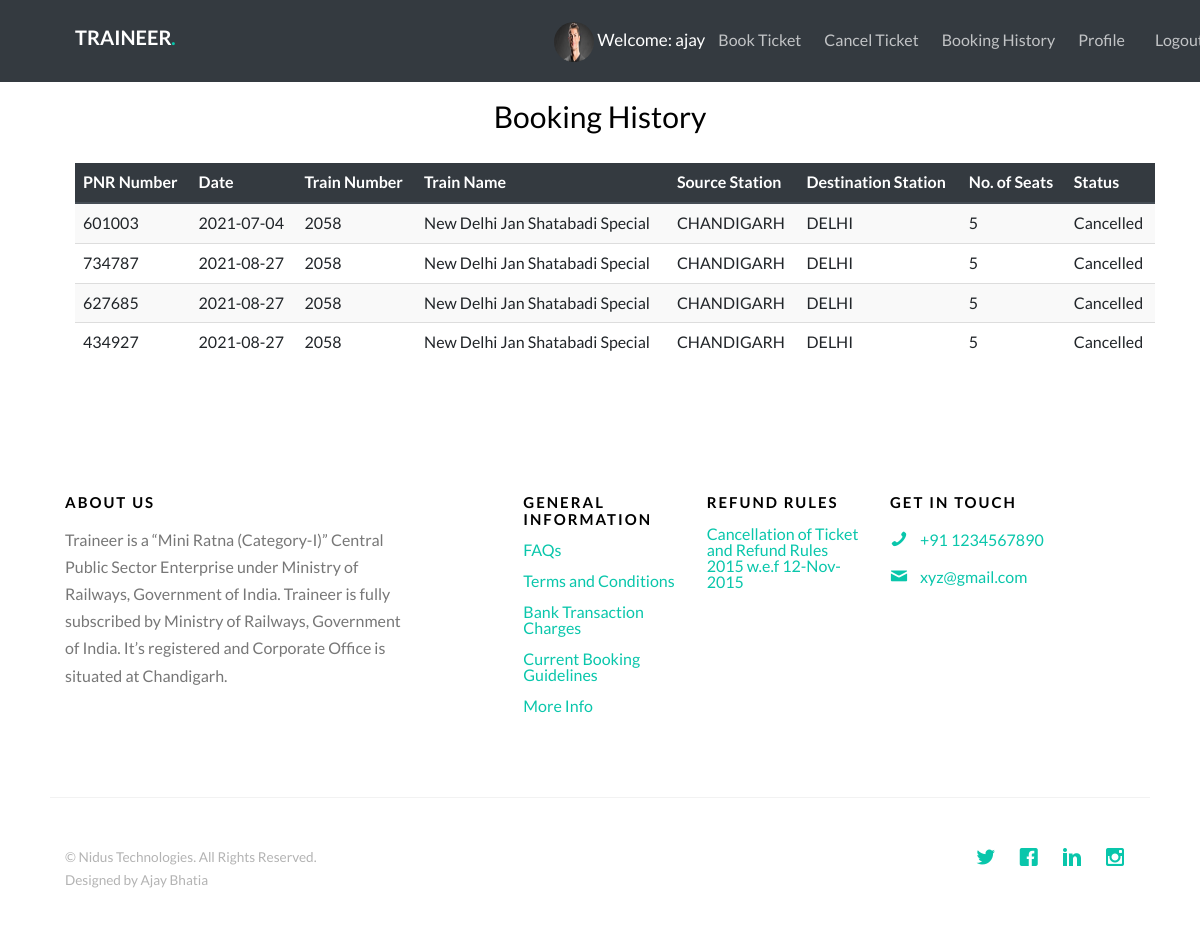
Page /history/ (signed in) on the committed database.
### users/models.py (models this page shows, shortened)
class Profile(models.Model):
    user = models.OneToOneField(User, on_delete=models.CASCADE)
    image = models.ImageField(default='default.jpg', upload_to ='profile_pics')

class Booking(models.Model):
    user = models.ForeignKey(Profile,on_delete=models.CASCADE, default = 0)
    date = models.CharField(max_length = 100, default = 0)
    pnr = models.IntegerField()
    train_number = models.IntegerField()
    train_name = models.CharField(max_length = 100, default = 0)
    source = models.CharField(max_length = 100, default = 0)
    destination = models.CharField(max_length = 100, default = 0)
    number_of_seats = models.IntegerField()
    booking_class = models.CharField(max_length = 10, default = 0)
    status = models.BooleanField()

### users/views.py (the view)
# urls.py: path('history/',views.booking_history,name = 'booking_history'),
def booking_history(request):
    reservations = Booking.objects.filter(user = request.user.profile).values('pnr','date','train_number','train_name','source','destination','number_of_seats','status').distinct()
    return render(request,'users/booking_history.html',  {'reservations':reservations})

### users/templates/users/booking_history.html (shortened to what this page needs)
{% extends 'reservation/base.html' %}
{% block content %}
<div style="margin-top: 100px;">
    <center><h2> Booking History </h2></center>
    <table class="table table-striped" style="width: 90%;margin-left:75px ;margin-top: 30px;">
        <thead class="thead-dark">
            <tr>
                <th scope="col">PNR Number</th>
                <th scope="col">Date</th>
                <th scope="col">Train Number</th>
                <th scope="col">Train Name</th>
                <th scope="col">Source Station</th>
                <th scope="col">Destination Station</th>
                <th scope="col">No. of Seats</th>
                <th scope="col">Status</th>
            </tr>
        </thead>
        <tbody>
            {% for p in reservations %}
            <tr>
                <td>{{ p.pnr }}</td>
                <td>{{ p.date }}</td>
                <td>{{ p.train_number }}</td>
                <td>{{ p.train_name }}</td>
                <td>{{ p.source }}</td>
                <td>{{ p.destination }}</td>
                <td>{{ p.number_of_seats }}</td>
                {% if p.status %}
                <td>Confirmed</td>
                {% else %}
                <td>Cancelled</td>
                {% endif %}
            </tr>
            {% endfor %}
        </tbody>
    </table>
</div>
{% endblock %}

### reservation/templates/reservation/base.html (shortened to what this page needs)
{% load static %}
<!DOCTYPE HTML>
<html>
	<head>
	<link rel = 'stylesheet' href = "{% static 'css/main.css' %}">
	<link rel="stylesheet" href= "https://stackpath.bootstrapcdn.com/bootstrap/4.3.1/css/bootstrap.min.css">
	<link rel="stylesheet" href="{% static 'css/animate.css' %}">
	<link rel="stylesheet" href="{% static 'css/icomoon.css' %}">
	<link rel="stylesheet" href="{% static 'css/themify-icons.css' %}">
	<link rel="stylesheet" href="{% static 'css/bootstrap.css' %}">
	<link rel="stylesheet" href="{% static 'css/magnific-popup.css' %}">
	<link rel="stylesheet" href="{% static 'css/bootstrap-datepicker.min.css' %}">
	<link rel="stylesheet" href="{% static 'css/owl.carousel.min.css' %}">
	<link rel="stylesheet" href="{% static 'css/owl.theme.default.min.css' %}">
	<link rel="stylesheet" href="{% static 'css/style.css' %}">
	</head>
	<body>
	<nav class="gtco-nav bg-dark" role="navigation">
		<div class="gtco-container">
			<div class="row">
				<div class="col-sm-4 col-xs-12">
					<div id="gtco-logo"><a href="{% url 'home' %}">Traineer<em>.</em></a></div>
				</div>
				<div class="col-xs-8 text-right menu-1">
					<ul>
						{% if user.is_authenticated %}
						<li><img style = 'width:40px; height:40px' src="{{ request.user.profile.image.url }}" class="rounded-circle account-img">
              			<span class="sty" id = 'profile-name' style="color:white ;font-size:17px;">Welcome: {{request.user}}</span></li>
						<li><a href="{% url 'ticketbook' %}">Book Ticket</a></li>
						<li><a href="{% url 'cancel' %}">Cancel Ticket</a></li>
						<li><a href="{% url 'booking_history' %}">Booking History</a></li>
						<li><a href="{% url 'profile' %}">Profile</a></li>
						<li style = 'position:absolute;margin-left:10px;margin-top:4px'><a href="{% url 'logout' %}">Logout</a></li>
						{% else %}
						<li><a href="{% url 'login' %}">Login</a></li>
						<li id = 'register'><a id = 'register' href="{% url 'register' %}">Register</a></li>
						{% endif %}
					</ul>
				</div>
			</div>
		</div>
	</nav>
	{% block content %}
	{% endblock %}
	<footer id="gtco-footer" role="contentinfo">
		<div class="gtco-container">
			<div class="row row-p	b-md">
				<div class="col-md-4">
					<div class="gtco-widget">
						<h3>About Us</h3>
						<p>Traineer is a “Mini Ratna (Category-I)” Central Public Sector Enterprise under Ministry of Railways, Government of India. Traineer is fully subscribed by Ministry of Railways, Government of India. It’s registered and Corporate Office is situated at Chandigarh.</p>
					</div>
				</div>
				<div class="col-md-2 col-md-push-1">
					<div class="gtco-widget">
						<h3>General Information</h3>
						<ul class="gtco-footer-links">
							<li><a href="#">FAQs</a></li>
							<li><a href="#">Terms and Conditions</a></li>
							<li><a href="#">Bank Transaction Charges</a></li>
							<li><a href="#">Current Booking Guidelines</a></li>
							<li><a href="#">More Info</a></li>
						</ul>
					</div>
				</div>
				<div class="col-md-2 col-md-push-1">
					<div class="gtco-widget">
						<h3>Refund Rules</h3>
						<ul class="gtco-footer-links">
							<li><a href="#">Cancellation of Ticket and Refund Rules 2015 w.e.f 12-Nov-2015</a></li>
						</ul>
					</div>
				</div>
				<div class="col-md-3 col-md-push-1">
					<div class="gtco-widget">
						<h3>Get In Touch</h3>
						<ul class="gtco-quick-contact">
							<li><a href="#"><i class="icon-phone"></i> +91 1234567890</a></li>
							<li><a href="#"><i class="icon-mail2"></i>xyz@gmail.com</a></li>
						</ul>
					</div>
				</div>
			</div>
			<div class="row copyright">
				<div class="col-md-12">
					<p class="pull-left">
						<small class="block">&copy; Nidus Technologies. All Rights Reserved.</small>
						<small class="block">Designed by Ajay Bhatia</small>
					</p>
					<p class="pull-right">
						<ul class="gtco-social-icons pull-right">
							<li><a href="https://twitter.com/?lang=en"><i class="icon-twitter"></i></a></li>
							<li><a href="https://en-gb.facebook.com/"><i class="icon-facebook"></i></a></li>
							<li><a href="https://in.linkedin.com/"><i class="icon-linkedin"></i></a></li>
							<li><a href="https://www.instagram.com/?hl=en"><i class="icon-instagram"></i></a></li>
						</ul>
					</p>
				</div>
			</div>
		</div>
	</footer>
</body>
</html>

### static/css/icomoon.css (style rules this page uses)
[class^="icon-"], [class*=" icon-"] { font-family: 'icomoon' !important; speak: none; font-style: normal; font-weight: normal; font-variant: normal; text-transform: none; line-height: 1; -webkit-font-smoothing: antialiased; -moz-osx-font-smoothing: grayscale; }
.icon-mail2:before { content: "\e9da"; }
.icon-phone:before { content: "\e9f4"; }
.icon-facebook:before { content: "\ea67"; }
.icon-instagram:before { content: "\ea6f"; }
.icon-linkedin:before { content: "\ea73"; }
.icon-twitter:before { content: "\ea7c"; }

### static/css/style.css (style rules this page uses)
body { font-family: "Lato", Arial, sans-serif; font-weight: 400; font-size: 16px; line-height: 1.7; color: #777; background: #fff; }
a { color: #09C6AB; -webkit-transition: 0.5s; -o-transition: 0.5s; transition: 0.5s; }
p { margin-bottom: 20px; }
h1, h2, h3, h4, h5, h6, figure { color: #000; font-family: "Lato", Arial, sans-serif; font-weight: 400; margin: 0 0 20px 0; }
.gtco-container { max-width: 1100px; position: relative; margin: 0 auto; padding-left: 15px; padding-right: 15px; }
.gtco-nav { position: absolute; top: 0; left: 0; margin: 0; padding: 0; width: 100%; padding: 20px 0; z-index: 1001; }
.gtco-nav #gtco-logo { font-size: 20px; margin: 0; padding: 0; text-transform: uppercase; font-weight: bold; }
.gtco-nav #gtco-logo em { color: #09C6AB; }
.gtco-nav a { padding: 5px 10px; color: #fff; }
.gtco-nav ul { padding: 0; margin: 2px 0 0 0; }
.gtco-nav ul li { padding: 0; margin: 0; list-style: none; display: inline; }
.gtco-nav ul li a { font-size: 16px; padding: 30px 10px; color: rgba(255, 255, 255, 0.7); -webkit-transition: 0.3s; -o-transition: 0.3s; transition: 0.3s; }
.gtco-social-icons { margin: 0; padding: 0; }
.gtco-social-icons li { margin: 0; padding: 0; list-style: none; display: -moz-inline-stack; display: inline-block; zoom: 1; *display: inline; }
.gtco-social-icons li a { display: -moz-inline-stack; display: inline-block; zoom: 1; *display: inline; color: #09C6AB; padding-left: 10px; padding-right: 10px; }
.gtco-social-icons li a i { font-size: 20px; }
#gtco-features, #gtco-features-2, #gtco-products, #gtco-services, #gtco-subscribe, #gtco-footer, .gtco-section { padding: 7em 0; clear: both; position: relative; }
#gtco-footer .gtco-footer-links { padding: 0; margin: 0 0 20px 0; float: left; width: 100%; }
#gtco-footer .gtco-footer-links li { padding: 0; margin: 0 0 15px 0; list-style: none; line-height: 1; }
#gtco-footer .gtco-footer-links li a { text-decoration: none; }
#gtco-footer .gtco-widget { margin-bottom: 30px; }
#gtco-footer .gtco-widget h3 { margin-bottom: 15px; font-weight: bold; font-size: 15px; letter-spacing: 2px; text-transform: uppercase; }
#gtco-footer .gtco-widget .gtco-quick-contact { padding: 0; margin: 0; }
#gtco-footer .gtco-widget .gtco-quick-contact li { padding: 0; margin: 0 0 10px 0; list-style: none; }
#gtco-footer .gtco-widget .gtco-quick-contact li i { width: 30px; float: left; font-size: 18px; position: relative; margin-top: 4px; display: -moz-inline-stack; display: inline-block; zoom: 1; *display: inline; }
#gtco-footer .copyright { color: #b3b3b3; padding-top: 3em; margin-top: 3em; border-top: 1px solid #f2f2f2; }
#gtco-footer .copyright .block { display: block; }

### rows in the picture
Booking: pnr "601003", date "2021-07-04", train_number "2058", train_name "New Delhi Jan Shatabadi Special", source "CHANDIGARH", destination "DELHI", number_of_seats "5"
Booking: pnr "734787", date "2021-08-27", train_number "2058", train_name "New Delhi Jan Shatabadi Special", source "CHANDIGARH", destination "DELHI", number_of_seats "5"
Booking: pnr "627685", date "2021-08-27", train_number "2058", train_name "New Delhi Jan Shatabadi Special", source "CHANDIGARH", destination "DELHI", number_of_seats "5"
Booking: pnr "434927", date "2021-08-27", train_number "2058", train_name "New Delhi Jan Shatabadi Special", source "CHANDIGARH", destination "DELHI", number_of_seats "5"

### other values in the picture
{{ request.user }} "ajay"
